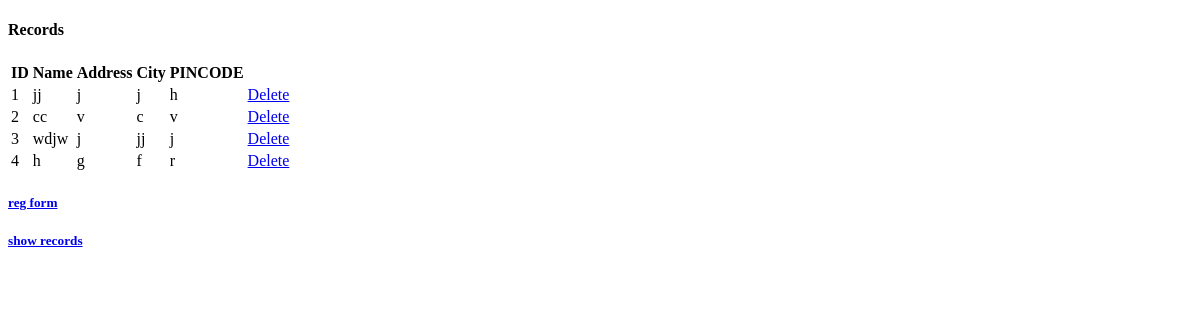
Page /show-records/ on the earlier database version.
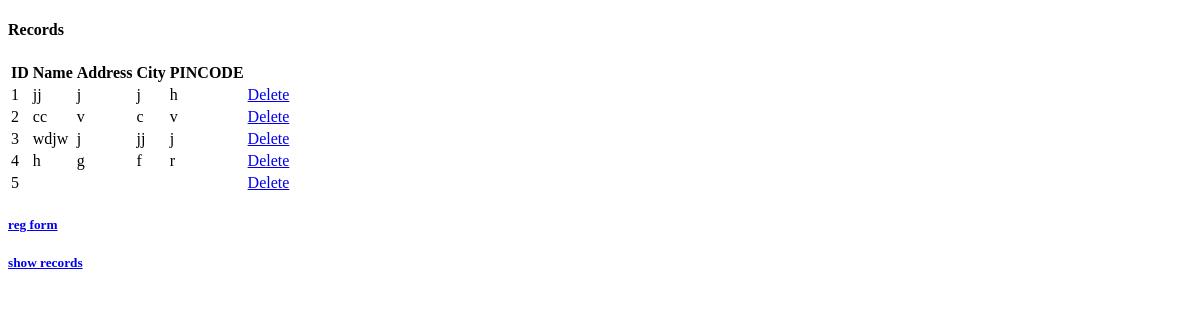
Same page on the later database version.
### tables this page shows
CREATE TABLE students (id INTEGER PRIMARY KEY AUTOINCREMENT ,name TEXT, addr TEXT, city TEXT, pin TEXT);

### app.py (the view)
@app.route('/show-records/', methods=['GET'])
def show_records():
    records = []
    try:
        with sqlite3.connect('database.db') as con:
            cur = con.cursor()
            cur.execute("SELECT * FROM students")
            records = cur.fetchall()
    except Exception as e:
        con.rollback()
        print("There was an error fetching results from the database.")
    finally:
        con.close()
        return render_template('records.html', records=records)

### templates/records.html (shortened to what this page needs)
<!DOCTYPE html>
<html lang="en">
<head>
</head>
<body>
<h4>Records</h4>
<table>
    <th>ID</th>
    <th>Name</th>
    <th>Address</th>
    <th>City</th>
    <th>PINCODE</th>
    {% for record in records %}
    <tr>
        <td>{{ record[0] }}</td>
        <td>{{ record[1] }}</td>
        <td>{{ record[2] }}</td>
        <td>{{ record[3] }}</td>
        <td>{{ record[4] }}</td>
        <td><a href = "/delete-student/{{record[0]}}">Delete</a></td>
    </tr>
    {% endfor %}
</table>
<h5><a href = "/registration-form/">reg form</a></h5>
<h5><a href = "/show-records/">show records</a></h5>
</body>
</html>

Differences in the rows shown:
added students: id "5"
